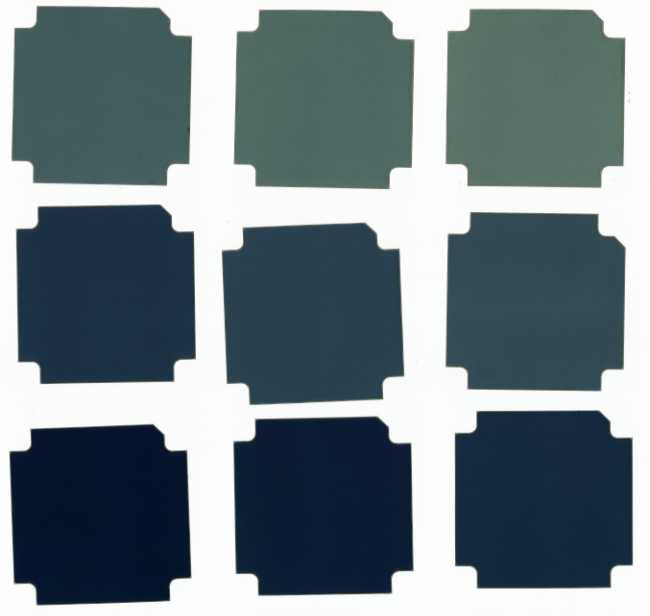
#> input picture calib_EBT3_103124001.tif, 650 x 616 px
$ python debug_image_reading.py
#> lines starting #> are read from the running program, lines starting #| are printed output that depends on the picture
import numpy as np
from PIL import Image
import matplotlib.pyplot as plt
import tifffile


def read_and_plot_channels():
    # Read the image using tifffile instead of PIL
    filepath = "calib_EBT3_103124001.tif"

    # Read with tifffile to preserve 16-bit depth
    img_array = tifffile.imread(filepath)
#> img_array is the input picture: shape (616, 650, 3) uint16; mean R, G, B 32417.6, 35725.5, 37204

    print(f"\nTIFF file details:")
    print(f"Shape: {img_array.shape}")
#| Shape: (616, 650, 3)
    print(f"Data type: {img_array.dtype}")
#| Data type: uint16
    print(f"Value range: {img_array.min()} to {img_array.max()}")
#| Value range: 5104 to 65534

    # Create figure with subplots
    fig, axes = plt.subplots(2, 2, figsize=(15, 15))
    fig.suptitle('16-bit Channel Analysis', fontsize=16)

    # Plot original RGB image (scaled for display)
    display_img = (img_array / img_array.max() * 255).astype(np.uint8)
    axes[0, 0].imshow(display_img)
    axes[0, 0].set_title(f'Original RGB Image\nShape: {img_array.shape}, Type: {img_array.dtype}')
    axes[0, 0].axis('off')

    # Plot individual channels
    channel_names = ['Red', 'Green', 'Blue']
    for i in range(3):
        channel = img_array[:, :, i]
        # Scale for display but use original values for statistics
        display_channel = (channel / channel.max() * 255).astype(np.uint8)
        axes[(i + 1) // 2, (i + 1) % 2].imshow(display_channel, cmap='gray')
        axes[(i + 1) // 2, (i + 1) % 2].set_title(
            f'{channel_names[i]} Channel\n'
            f'Range: {channel.min()} to {channel.max()}\n'
            f'Mean: {channel.mean():.1f}'
        )
        axes[(i + 1) // 2, (i + 1) % 2].axis('off')

        # Print channel statistics
        print(f"\n{channel_names[i]} channel statistics:")
        print(f"Min: {channel.min()}")
        print(f"Max: {channel.max()}")
        print(f"Mean: {channel.mean():.1f}")
        print(f"Std: {channel.std():.1f}")
#> this loop made 3 passes
#| Min: 5104
#| Max: 65534
#| Mean: 32417.6
#| Std: 23720.6
#| Min: 8126
#| Max: 65534
#| Mean: 35725.5
#| Std: 21722.6
#| Min: 12252
#| Max: 65532
#> (further printed lines are left out)
#> pass 1, in read_and_plot_channels, `channel = img_array[:, :, i]`:
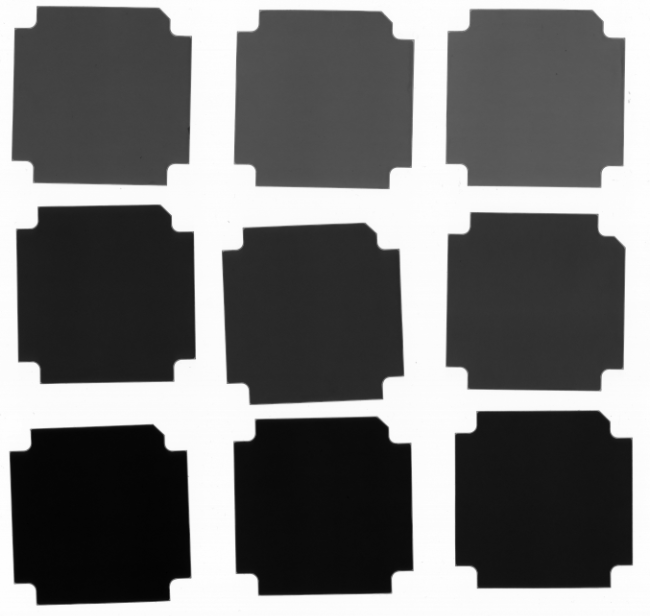
#> channel: shape (616, 650) uint16; min 5104, max 65534, mean 32417.6; drawn with min black and max white
#> pass 2, in read_and_plot_channels, `display_channel = (channel / channel.max() * 255).astype(np.uint8)`:
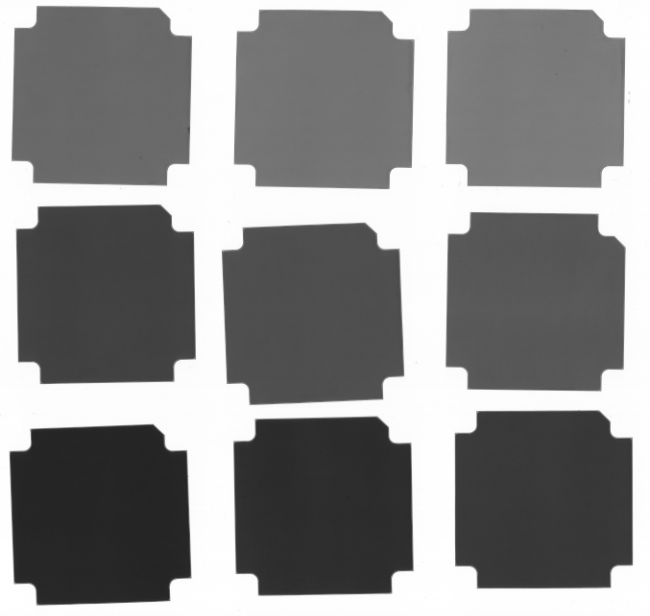
#> display_channel: shape (616, 650); min 31, max 255, mean 138.5

    plt.tight_layout()
    plt.savefig('channel_analysis.png', dpi=300, bbox_inches='tight')
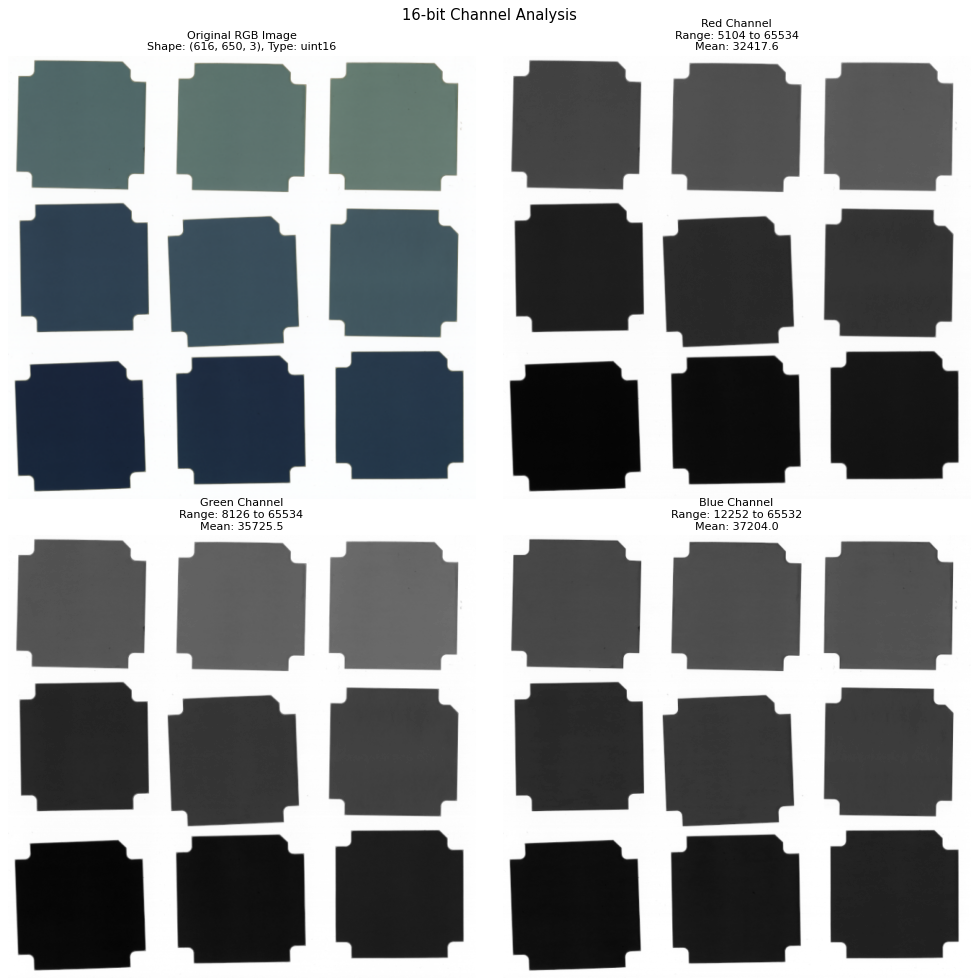
#> figure drawn by matplotlib, 4 panels
    plt.show()

    # Plot histograms of each channel
    plt.figure(figsize=(15, 5))

    for i, color in enumerate(['red', 'green', 'blue']):
        plt.subplot(1, 3, i + 1)
        plt.hist(img_array[:, :, i].ravel(), bins=256, color=color, alpha=0.7)
        plt.title(f'{channel_names[i]} Channel Histogram\nFull 16-bit range')
        plt.xlabel('Pixel Value')
        plt.ylabel('Frequency')

    plt.tight_layout()
    plt.savefig('channel_histograms.png', dpi=300, bbox_inches='tight')
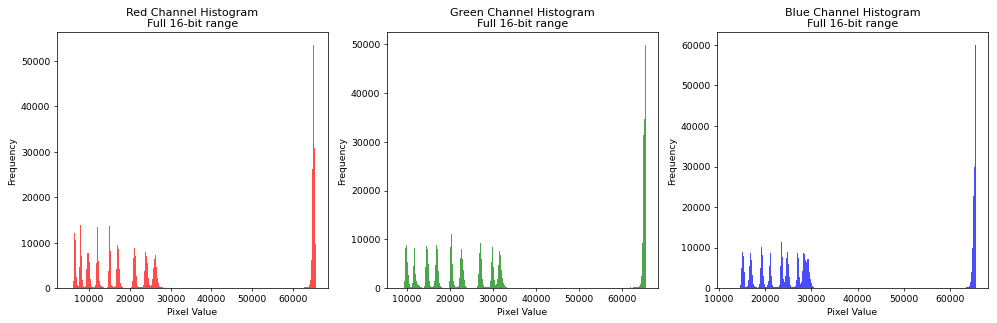
#> figure drawn by matplotlib, 3 panels; panel 1: tallest bar 53560 high, from x = 64825.8 to 65061.9; panel 2: tallest bar 49949 high, from x = 65309.8 to 65534; panel 3: tallest bar 60086 high, from x = 65323.9 to 65532
    plt.show()

    # Print unique values in each channel to verify bit depth
    for i, name in enumerate(channel_names):
        unique_values = np.unique(img_array[:, :, i])
        print(f"\n{name} channel unique values:")
        print(f"Number of unique values: {len(unique_values)}")
        print(f"Min unique: {unique_values.min()}")
        print(f"Max unique: {unique_values.max()}")


if __name__ == "__main__":
    read_and_plot_channels()

$ run again, with calib_EBT3_110324001.tif copied over calib_EBT3_103124001.tif
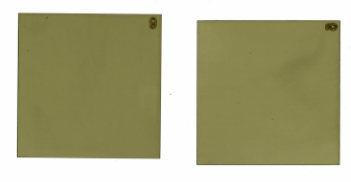
#> input picture calib_EBT3_110324001.tif, 351 x 182 px
#> in read_and_plot_channels, img_array is the input picture: shape (182, 351, 3) uint16; mean R, G, B 51266.7, 50967.1, 44688.9
#| Shape: (182, 351, 3)
#| Data type: uint16
#| Value range: 20041 to 65535
#> the loop in read_and_plot_channels, `for i in range(3):` made 3 passes
#| Min: 27926
#| Max: 65534
#| Mean: 51266.7
#| Std: 10315.5
#| Min: 26147
#| Max: 65533
#> (further printed lines are left out)
#> after the loop in read_and_plot_channels, `for i in range(3):`:
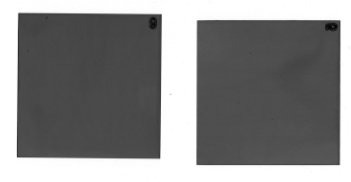
#> channel: shape (182, 351) uint16; min 20041, max 65535, mean 44688.9; drawn with min black and max white
#> in read_and_plot_channels, `plt.savefig('channel_histograms.png', dpi=300, bbox_inches='tight')`:
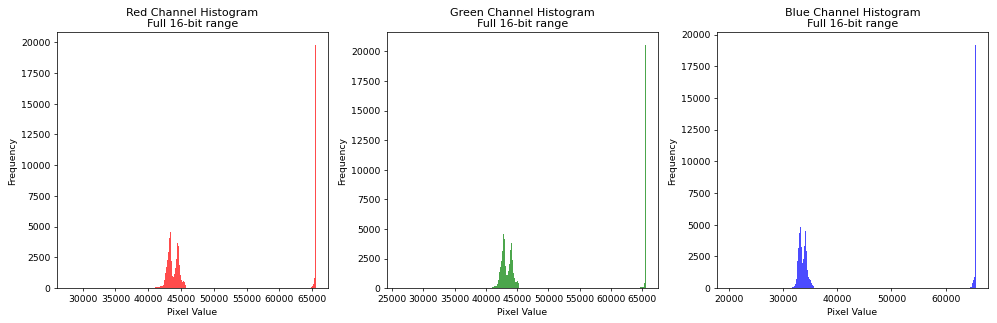
#> figure drawn by matplotlib, 3 panels; panel 1: tallest bar 19803 high, from x = 65387.1 to 65534; panel 2: tallest bar 20576 high, from x = 65379.1 to 65533; panel 3: tallest bar 19207 high, from x = 65357.3 to 65535
#> the loop in read_and_plot_channels, `for i, name in enumerate(channel_names):` made 3 passes
#| Number of unique values: 6470
#| Min unique: 27926
#| Max unique: 65534
#| Number of unique values: 6426
#| Min unique: 26147
#| Max unique: 65533
#> (further printed lines are left out)
